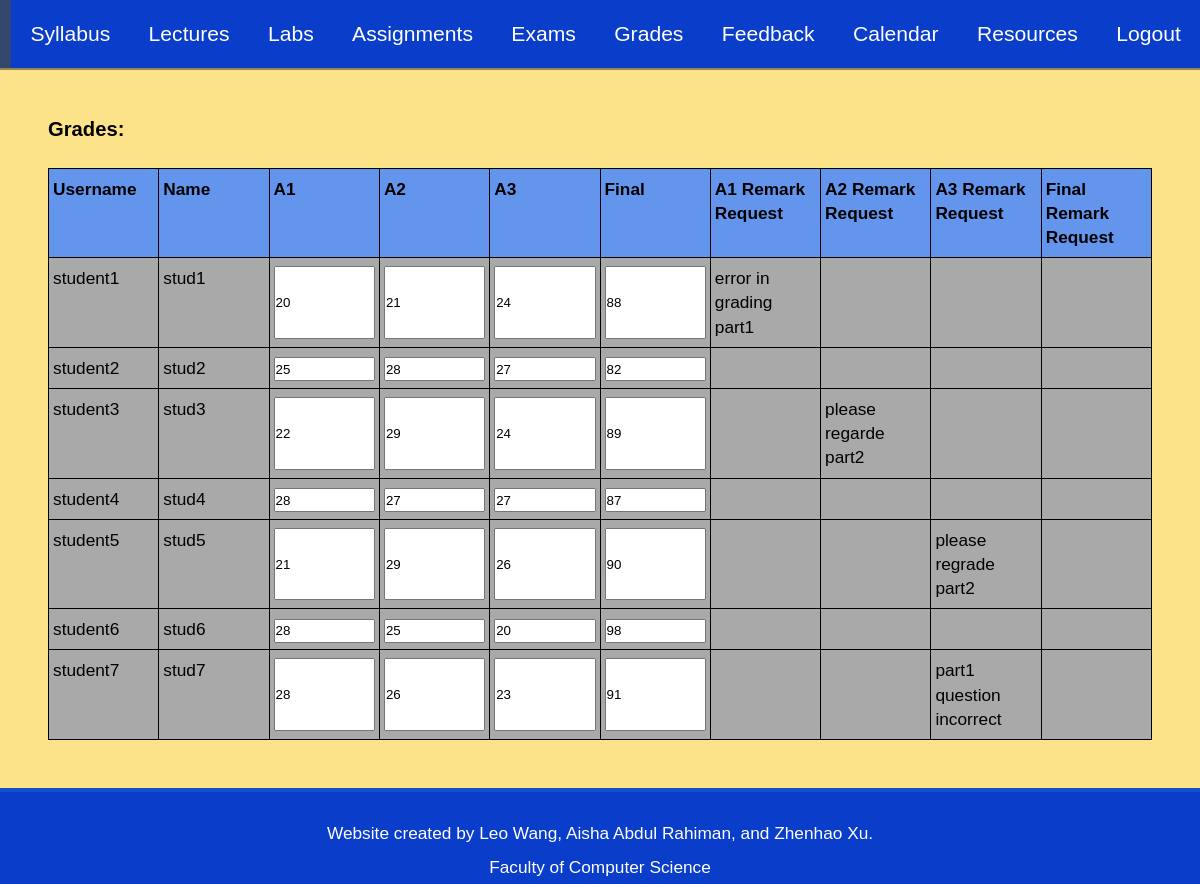
The app's page /grades (signed in) with its own data.
### tables this page shows
CREATE TABLE Marks(
    username     TEXT PRIMARY KEY,
    name         TEXT,
    A1           INTEGER,
	A2           INTEGER,
	A3           INTEGER,
	final        INTEGER,
    A1_reason    TEXT,
    A2_reason    TEXT,
    A3_reason    TEXT,
    final_reason TEXT
);

### app.py (the view)
@app.route("/grades", methods=['POST', 'GET'])
def grades():
    check_login()
    if session['usertype'] == 'student':
        headings = ("A1", "A2", "A3", "final")
        data = records("SELECT A1, A2, A3, final FROM Marks WHERE username = ?", session['username'])
        if request.method == 'POST':
            A1_reason = request.form['A1_reason']
            A2_reason = request.form['A2_reason']
            A3_reason = request.form['A3_reason']
            final_reason = request.form['final_reason']
            execute("INSERT OR REPLACE INTO Marks(username, a1_reason, a2_reason, a3_reason, final_reason) VALUES (?, ?, ?, ?, ?)",
                    session['username'], A1_reason, A2_reason, A3_reason, final_reason)
            commit()
        return render_template('grades.html', headings=headings, data=data)
    elif session['usertype'] == 'instructor':
        headings = ("Username", "Name", "A1", "A2", "A3", "Final", "A1 Remark Request", "A2 Remark Request", "A3 Remark Request", "Final Remark Request")
        data = records("SELECT * FROM Marks")
        return render_template('grades.html', headings=headings, data=data)
    else:
        raise ValueError('Invalid usertype: ' + session['usertype'])

### auth.py (called while the page is built)
def check_login():
    if 'username' not in session:
        abort(403)

### db.py (called while the page is built)
def records(commands, *values):
    cur.execute(commands, tuple(values))
    return cur.fetchall()

### templates/grades.html (shortened to what this page needs)
{% extends 'navbase.html' %}
{% block content %}
    <h3>Grades:</h3>
    <br>
    {% if session['usertype'] == 'student' %}
        <div class="table-4-col">
            {% for header in headings %}
                <span class="table-header">{{ header }}</span>
            {% endfor %}
            {% for row in data %}
                {% for entry in row %}
                    {% if entry != None %}
                        <span>{{ entry }}</span>
                    {% else %}
                        <span></span>
                    {% endif %}
                {% endfor %}
            {% endfor %}
            <span>
                <form method= "POST">
                    <label for="A1">Reason:</label>
                    <input type="text" id="A1" name="A1" rows="3" cols="6">
                    <input type="submit" name="regrade-submit-A1" value="Submit regrade request" class="button">
                </form>
            </span>
            <span>
                <form method= "POST">
                    <label for="A2">Reason:</label>
                    <input type="text" id="A2" name="A2" rows="3" cols="6">
                    <input type="submit" name="regrade-submit-A2" value="Submit regrade request" class="button">
                </form>
            </span>
            <span>
                <form method="POST">
                    <label for="A3">Reason:</label>
                    <input type="text" id="A3" name="A3" rows="3" cols="6">
                    <input type="submit" name="regrade-submit-A3" value="Submit regrade request" class="button">
                </form>
            </span>
            <span>
                <form method="POST">
                    <label for="final">Reason:</label>
                    <input type="text" id="final" name="final">
                    <input type="submit" name="regrade-submit-F" value="Submit regrade request" class="button">
                </form>
            </span>
        </div>
    {% elif session['usertype'] == 'instructor' %}
        <div class="table-10-col">
            {% for header in headings %}
                <span class="table-header">{{ header }}</span>
            {% endfor %}
            {% for row in data %}
                {% for entry in row %}
                    {% if loop.index0 > 1 and loop.index0 < 6 %}
                        {% if entry != None %}
                            <span>
                                <input class="mark-input" type="number" value="{{ entry }}"/>
                            </span>
                        {% else %}
                            <span>
                                <input type="number"/>
                            </span>
                        {% endif %}
                    {% else %}
                        {% if entry != None %}
                            <span>{{ entry }}</span>
                        {% else %}
                            <span></span>
                        {% endif %}
                    {% endif %}
                {% endfor %}
            {% endfor %}
        </div>
    {% endif %}
{% endblock %}

### static/style.css (style rules this page uses)
* { margin: 0; padding: 0; }
*, *::before, *::after { box-sizing: inherit; }
html { box-sizing: border-box; font-size: 62.5%; scroll-behavior: smooth; min-height: 100%; }
@media only screen and (max-width: 75em) { html { font-size: 60%; } }
body { font-family: "Arial Black", sans-serif; font-size: 1.8rem; font-weight: 400; line-height: 1.4; color: rgb(0, 0, 0); }
.main > * { margin: 0 5rem 0 5rem; }
.table-10-col { display: grid; grid-template-columns: repeat(10, 1fr); border-top: 1px solid black; border-right: 1px solid black; background: darkgray; }
.table-10-col > span { padding: 8px 4px; border-left: 1px solid black; border-bottom: 1px solid black; }
.table-header { background-color: cornflowerblue; font-weight: bold; }
.mark-input { width: 100%; height: 100%; }

### records on screen
Marks: username "student1", name "stud1", row "20" "21" "24" "88", A1_reason "error in grading part1"
Marks: username "student2", name "stud2", row "25" "28" "27" "82"
Marks: username "student3", name "stud3", row "22" "29" "24" "89", A2_reason "please regarde part2"
Marks: username "student4", name "stud4", row "28" "27" "27" "87"
Marks: username "student5", name "stud5", row "21" "29" "26" "90", A3_reason "please regrade part2"
Marks: username "student6", name "stud6", row "28" "25" "20" "98"
Marks: username "student7", name "stud7", row "28" "26" "23" "91", A3_reason "part1 question incorrect"

### other values on screen
{{ header }} "Username" "Name" "A1" "A2" "A3" "Final" "A1 Remark Request" "A2 Remark Request" "A3 Remark Request" "Final Remark Request"
